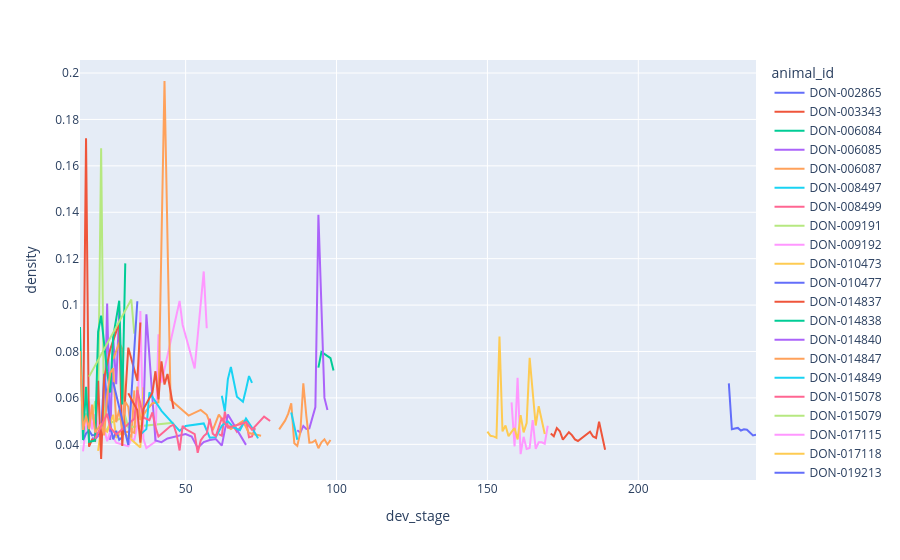

Notebook source saved alongside this figure:
### Code cell
fig = px.line(
    summaries_df_connect_thresh, x="dev_stage", y="density", color="animal_id"
)
fig.show()

### Figure 1 — Plotly figure (JSON) as saved in the notebook; plotly's stock layout.template omitted (floating-point values rounded to 4 significant figures)
{"data": [{"hovertemplate": "animal_id=DON-002865<br>dev_stage=%{x}<br>density=%{y}<extra></extra>", "legendgroup": "DON-002865", "line": {"color": "#636efa", "dash": "solid"}, "marker": {"symbol": "circle"}, "mode": "lines", "name": "DON-002865", "orientation": "v", "showlegend": true, "type": "scatter", "x": [230, 231, 232, 233, 234, 235, 236, 238, 239], "xaxis": "x", "y": [0.0663, 0.04651, 0.0468, 0.04707, 0.04598, 0.04647, 0.04628, 0.04384, 0.0441], "yaxis": "y"}, {"hovertemplate": "animal_id=DON-003343<br>dev_stage=%{x}<br>density=%{y}<extra></extra>", "legendgroup": "DON-003343", "line": {"color": "#EF553B", "dash": "solid"}, "marker": {"symbol": "circle"}, "mode": "lines", "name": "DON-003343", "orientation": "v", "showlegend": true, "type": "scatter", "x": [171, 172, 173, 174, 175, 177, 178, 179, 180, 184, 185, 186, 187, 188, 189], "xaxis": "x", "y": [0.04467, 0.04352, 0.04702, 0.04565, 0.04202, 0.04524, 0.044, 0.04212, 0.04145, 0.0454, 0.04337, 0.04273, 0.04975, 0.04368, 0.03764], "yaxis": "y"}, {"hovertemplate": "animal_id=DON-006084<br>dev_stage=%{x}<br>density=%{y}<extra></extra>", "legendgroup": "DON-006084", "line": {"color": "#00cc96", "dash": "solid"}, "marker": {"symbol": "circle"}, "mode": "lines", "name": "DON-006084", "orientation": "v", "showlegend": true, "type": "scatter", "x": [20], "xaxis": "x", "y": [0.04763], "yaxis": "y"}, {"hovertemplate": "animal_id=DON-006085<br>dev_stage=%{x}<br>density=%{y}<extra></extra>", "legendgroup": "DON-006085", "line": {"color": "#ab63fa", "dash": "solid"}, "marker": {"symbol": "circle"}, "mode": "lines", "name": "DON-006085", "orientation": "v", "showlegend": true, "type": "scatter", "x": [19, 20, 22, 23, 24, 25, 26, 27, 28], "xaxis": "x", "y": [0.0428, 0.04236, 0.04472, 0.04467, 0.1007, 0.04191, 0.08614, 0.0659, 0.09749], "yaxis": "y"}, {"hovertemplate": "animal_id=DON-006087<br>dev_stage=%{x}<br>density=%{y}<extra></extra>", "legendgroup": "DON-006087", "line": {"color": "#FFA15A", "dash": "solid"}, "marker": {"symbol": "circle"}, "mode": "lines", "name": "DON-006087", "orientation": "v", "showlegend": true, "type": "scatter", "x": [26, 28, 29, 30, 31, 32, 33], "xaxis": "x", "y": [0.07671, 0.08381, 0.08109, 0.04527, 0.04545, 0.04218, 0.06326], "yaxis": "y"}, {"hovertemplate": "animal_id=DON-008497<br>dev_stage=%{x}<br>density=%{y}<extra></extra>", "legendgroup": "DON-008497", "line": {"color": "#19d3f3", "dash": "solid"}, "marker": {"symbol": "circle"}, "mode": "lines", "name": "DON-008497", "orientation": "v", "showlegend": true, "type": "scatter", "x": [62, 63, 64, 65, 67, 69, 70, 71, 72], "xaxis": "x", "y": [0.06095, 0.05422, 0.06811, 0.07332, 0.06055, 0.05833, 0.06365, 0.06943, 0.06652], "yaxis": "y"}, {"hovertemplate": "animal_id=DON-008499<br>dev_stage=%{x}<br>density=%{y}<extra></extra>", "legendgroup": "DON-008499", "line": {"color": "#FF6692", "dash": "solid"}, "marker": {"symbol": "circle"}, "mode": "lines", "name": "DON-008499", "orientation": "v", "showlegend": true, "type": "scatter", "x": [61, 62, 63, 64, 65, 66, 67, 69, 70, 71, 72, 73], "xaxis": "x", "y": [0.04439, 0.04369, 0.05409, 0.04787, 0.04761, 0.04752, 0.04541, 0.04843, 0.05039, 0.04307, 0.04344, 0.04699], "yaxis": "y"}, {"hovertemplate": "animal_id=DON-009191<br>dev_stage=%{x}<br>density=%{y}<extra></extra>", "legendgroup": "DON-009191", "line": {"color": "#B6E880", "dash": "solid"}, "marker": {"symbol": "circle"}, "mode": "lines", "name": "DON-009191", "orientation": "v", "showlegend": true, "type": "scatter", "x": [16, 17, 18, 19, 20, 21, 22, 23, 24, 25, 30, 31, 46], "xaxis": "x", "y": [0.0452, 0.0533, 0.04681, 0.05136, 0.05835, 0.0588, 0.1676, 0.04557, 0.04654, 0.04916, 0.05206, 0.04734, 0.04925], "yaxis": "y"}, {"hovertemplate": "animal_id=DON-009192<br>dev_stage=%{x}<br>density=%{y}<extra></extra>", "legendgroup": "DON-009192", "line": {"color": "#FF97FF", "dash": "solid"}, "marker": {"symbol": "circle"}, "mode": "lines", "name": "DON-009192", "orientation": "v", "showlegend": true, "type": "scatter", "x": [16, 18, 19, 20, 21, 22, 23, 24, 25, 27, 31, 32, 33, 34, 35, 36, 37, 39, 40, 41, 42, 48, 49, 53, 56, 57], "xaxis": "x", "y": [0.03701, 0.05855, 0.04644, 0.05301, 0.04765, 0.0463, 0.04676, 0.04135, 0.04524, 0.04072, 0.03916, 0.04241, 0.04193, 0.04797, 0.0974, 0.04241, 0.03836, 0.04055, 0.04125, 0.08744, 0.06659, 0.1018, 0.09153, 0.07269, 0.1145, 0.09001], "yaxis": "y"}, {"hovertemplate": "animal_id=DON-010473<br>dev_stage=%{x}<br>density=%{y}<extra></extra>", "legendgroup": "DON-010473", "line": {"color": "#FECB52", "dash": "solid"}, "marker": {"symbol": "circle"}, "mode": "lines", "name": "DON-010473", "orientation": "v", "showlegend": true, "type": "scatter", "x": [21, 22, 24, 26, 27, 29, 35, 36], "xaxis": "x", "y": [0.03716, 0.04705, 0.0454, 0.05277, 0.04278, 0.04545, 0.03862, 0.06453], "yaxis": "y"}, {"hovertemplate": "animal_id=DON-010477<br>dev_stage=%{x}<br>density=%{y}<extra></extra>", "legendgroup": "DON-010477", "line": {"color": "#636efa", "dash": "solid"}, "marker": {"symbol": "circle"}, "mode": "lines", "name": "DON-010477", "orientation": "v", "showlegend": true, "type": "scatter", "x": [16, 17, 18, 19, 22, 23, 25, 26, 27, 28, 29], "xaxis": "x", "y": [0.04175, 0.04463, 0.04601, 0.04387, 0.04459, 0.07036, 0.04824, 0.04215, 0.04586, 0.04201, 0.04307], "yaxis": "y"}, {"hovertemplate": "animal_id=DON-014837<br>dev_stage=%{x}<br>density=%{y}<extra></extra>", "legendgroup": "DON-014837", "line": {"color": "#EF553B", "dash": "solid"}, "marker": {"symbol": "circle"}, "mode": "lines", "name": "DON-014837", "orientation": "v", "showlegend": true, "type": "scatter", "x": [16, 17, 18, 19, 20, 21, 22, 23, 25, 28, 29, 31, 34, 35], "xaxis": "x", "y": [0.04202, 0.1719, 0.039, 0.0421, 0.04156, 0.06736, 0.03369, 0.06845, 0.08084, 0.09245, 0.03931, 0.08165, 0.06736, 0.0925], "yaxis": "y"}, {"hovertemplate": "animal_id=DON-014838<br>dev_stage=%{x}<br>density=%{y}<extra></extra>", "legendgroup": "DON-014838", "line": {"color": "#00cc96", "dash": "solid"}, "marker": {"symbol": "circle"}, "mode": "lines", "name": "DON-014838", "orientation": "v", "showlegend": true, "type": "scatter", "x": [15, 16, 17, 18, 20, 21, 22, 24, 25, 26, 28, 29, 30], "xaxis": "x", "y": [0.09057, 0.04185, 0.0648, 0.04108, 0.04161, 0.08842, 0.09542, 0.0712, 0.06231, 0.0863, 0.1019, 0.05717, 0.118], "yaxis": "y"}, {"hovertemplate": "animal_id=DON-014840<br>dev_stage=%{x}<br>density=%{y}<extra></extra>", "legendgroup": "DON-014840", "line": {"color": "#ab63fa", "dash": "solid"}, "marker": {"symbol": "circle"}, "mode": "lines", "name": "DON-014840", "orientation": "v", "showlegend": true, "type": "scatter", "x": [36, 37, 40, 42, 44, 46, 48, 50, 52, 54, 56, 58, 60, 62, 64, 70], "xaxis": "x", "y": [0.05086, 0.09605, 0.04172, 0.04096, 0.04254, 0.04307, 0.04376, 0.04445, 0.04337, 0.03844, 0.04095, 0.04186, 0.04231, 0.03945, 0.0529, 0.03978], "yaxis": "y"}, {"hovertemplate": "animal_id=DON-014847<br>dev_stage=%{x}<br>density=%{y}<extra></extra>", "legendgroup": "DON-014847", "line": {"color": "#FFA15A", "dash": "solid"}, "marker": {"symbol": "circle"}, "mode": "lines", "name": "DON-014847", "orientation": "v", "showlegend": true, "type": "scatter", "x": [15, 16, 17, 18, 19, 20, 22, 23, 24, 25, 26, 27, 28, 29, 30, 31, 32, 33, 34, 35, 37, 39, 41, 43, 45, 51, 55, 57, 59, 61, 63, 64, 65, 69, 71, 75], "xaxis": "x", "y": [0.08024, 0.04625, 0.05229, 0.0466, 0.05711, 0.04511, 0.04885, 0.04389, 0.06093, 0.0708, 0.07276, 0.04951, 0.05491, 0.04647, 0.05831, 0.05618, 0.0454, 0.04492, 0.06488, 0.05049, 0.05468, 0.05772, 0.05809, 0.1966, 0.05916, 0.0524, 0.05486, 0.05276, 0.04612, 0.0528, 0.04917, 0.04744, 0.04659, 0.05009, 0.04485, 0.04373], "yaxis": "y"}, {"hovertemplate": "animal_id=DON-014849<br>dev_stage=%{x}<br>density=%{y}<extra></extra>", "legendgroup": "DON-014849", "line": {"color": "#19d3f3", "dash": "solid"}, "marker": {"symbol": "circle"}, "mode": "lines", "name": "DON-014849", "orientation": "v", "showlegend": true, "type": "scatter", "x": [35, 36, 37, 38, 42, 48, 50, 56, 58, 60, 62, 64, 66, 68, 70, 72, 74], "xaxis": "x", "y": [0.04427, 0.04561, 0.04655, 0.06244, 0.05444, 0.04583, 0.04789, 0.04901, 0.04286, 0.0431, 0.04803, 0.04993, 0.04723, 0.0461, 0.05113, 0.0472, 0.04257], "yaxis": "y"}, {"hovertemplate": "animal_id=DON-015078<br>dev_stage=%{x}<br>density=%{y}<extra></extra>", "legendgroup": "DON-015078", "line": {"color": "#FF6692", "dash": "solid"}, "marker": {"symbol": "circle"}, "mode": "lines", "name": "DON-015078", "orientation": "v", "showlegend": true, "type": "scatter", "x": [20, 24, 25, 27, 33, 34, 35, 36, 38, 39, 40, 41, 45, 46, 47, 48, 49, 50, 53, 54, 55, 56, 57, 58, 59, 60, 62, 64, 68, 70, 72, 76, 78], "xaxis": "x", "y": [0.04246, 0.05316, 0.04731, 0.04426, 0.05107, 0.06336, 0.05764, 0.05158, 0.05041, 0.05378, 0.0475, 0.04342, 0.04787, 0.04842, 0.0444, 0.03735, 0.04795, 0.0466, 0.04439, 0.03637, 0.0417, 0.04355, 0.04469, 0.05107, 0.04455, 0.04347, 0.05137, 0.0472, 0.04869, 0.04951, 0.0463, 0.05197, 0.05007], "yaxis": "y"}, {"hovertemplate": "animal_id=DON-015079<br>dev_stage=%{x}<br>density=%{y}<extra></extra>", "legendgroup": "DON-015079", "line": {"color": "#B6E880", "dash": "solid"}, "marker": {"symbol": "circle"}, "mode": "lines", "name": "DON-015079", "orientation": "v", "showlegend": true, "type": "scatter", "x": [18, 32, 33], "xaxis": "x", "y": [0.06919, 0.1024, 0.08768], "yaxis": "y"}, {"hovertemplate": "animal_id=DON-017115<br>dev_stage=%{x}<br>density=%{y}<extra></extra>", "legendgroup": "DON-017115", "line": {"color": "#FF97FF", "dash": "solid"}, "marker": {"symbol": "circle"}, "mode": "lines", "name": "DON-017115", "orientation": "v", "showlegend": true, "type": "scatter", "x": [158, 159, 160, 161, 162, 163, 164, 165, 166, 167, 168, 169, 170], "xaxis": "x", "y": [0.05806, 0.03912, 0.06867, 0.03578, 0.04324, 0.03804, 0.03839, 0.05049, 0.03806, 0.04092, 0.04088, 0.04026, 0.04803], "yaxis": "y"}, {"hovertemplate": "animal_id=DON-017118<br>dev_stage=%{x}<br>density=%{y}<extra></extra>", "legendgroup": "DON-017118", "line": {"color": "#FECB52", "dash": "solid"}, "marker": {"symbol": "circle"}, "mode": "lines", "name": "DON-017118", "orientation": "v", "showlegend": true, "type": "scatter", "x": [150, 151, 152, 153, 154, 155, 156, 157, 158, 159, 160, 161, 162, 163, 164, 166, 167, 169], "xaxis": "x", "y": [0.04545, 0.04366, 0.04344, 0.04286, 0.08644, 0.04559, 0.0481, 0.04347, 0.04535, 0.04699, 0.04209, 0.05261, 0.04517, 0.0492, 0.0773, 0.04813, 0.05643, 0.04445], "yaxis": "y"}, {"hovertemplate": "animal_id=DON-019213<br>dev_stage=%{x}<br>density=%{y}<extra></extra>", "legendgroup": "DON-019213", "line": {"color": "#636efa", "dash": "solid"}, "marker": {"symbol": "circle"}, "mode": "lines", "name": "DON-019213", "orientation": "v", "showlegend": true, "type": "scatter", "x": [26, 31, 34], "xaxis": "x", "y": [0.06675, 0.03971, 0.1017], "yaxis": "y"}, {"hovertemplate": "animal_id=DON-019542<br>dev_stage=%{x}<br>density=%{y}<extra></extra>", "legendgroup": "DON-019542", "line": {"color": "#EF553B", "dash": "solid"}, "marker": {"symbol": "circle"}, "mode": "lines", "name": "DON-019542", "orientation": "v", "showlegend": true, "type": "scatter", "x": [31, 34, 35, 36, 39, 40, 41, 42, 43, 44, 46], "xaxis": "x", "y": [0.06206, 0.05465, 0.04069, 0.05523, 0.06223, 0.0715, 0.05941, 0.07576, 0.06575, 0.07031, 0.05528], "yaxis": "y"}, {"hovertemplate": "animal_id=DON-019608<br>dev_stage=%{x}<br>density=%{y}<extra></extra>", "legendgroup": "DON-019608", "line": {"color": "#00cc96", "dash": "solid"}, "marker": {"symbol": "circle"}, "mode": "lines", "name": "DON-019608", "orientation": "v", "showlegend": true, "type": "scatter", "x": [94, 95, 98, 99], "xaxis": "x", "y": [0.07306, 0.07984, 0.07716, 0.07181], "yaxis": "y"}, {"hovertemplate": "animal_id=DON-019609<br>dev_stage=%{x}<br>density=%{y}<extra></extra>", "legendgroup": "DON-019609", "line": {"color": "#ab63fa", "dash": "solid"}, "marker": {"symbol": "circle"}, "mode": "lines", "name": "DON-019609", "orientation": "v", "showlegend": true, "type": "scatter", "x": [87, 88, 89, 90, 91, 93, 94, 96, 97], "xaxis": "x", "y": [0.04604, 0.04503, 0.04794, 0.04667, 0.04688, 0.0561, 0.139, 0.06002, 0.05478], "yaxis": "y"}, {"hovertemplate": "animal_id=DON-019747<br>dev_stage=%{x}<br>density=%{y}<extra></extra>", "legendgroup": "DON-019747", "line": {"color": "#FFA15A", "dash": "solid"}, "marker": {"symbol": "circle"}, "mode": "lines", "name": "DON-019747", "orientation": "v", "showlegend": true, "type": "scatter", "x": [81, 83, 84, 85, 86, 87, 88, 89, 90, 91, 92, 93, 94, 95, 96, 97, 98], "xaxis": "x", "y": [0.04646, 0.05031, 0.05324, 0.05765, 0.0405, 0.03933, 0.04501, 0.06627, 0.05224, 0.04076, 0.04085, 0.04175, 0.03833, 0.04088, 0.04215, 0.03995, 0.04188], "yaxis": "y"}, {"hovertemplate": "animal_id=DON-019748<br>dev_stage=%{x}<br>density=%{y}<extra></extra>", "legendgroup": "DON-019748", "line": {"color": "#19d3f3", "dash": "solid"}, "marker": {"symbol": "circle"}, "mode": "lines", "name": "DON-019748", "orientation": "v", "showlegend": true, "type": "scatter", "x": [85, 87], "xaxis": "x", "y": [0.05372, 0.04199], "yaxis": "y"}], "layout": {"legend": {"title": {"text": "animal_id"}, "tracegroupgap": 0}, "margin": {"t": 60}, "xaxis": {"anchor": "y", "domain": [0.0, 1.0], "title": {"text": "dev_stage"}}, "yaxis": {"anchor": "x", "domain": [0.0, 1.0], "title": {"text": "density"}}}}
